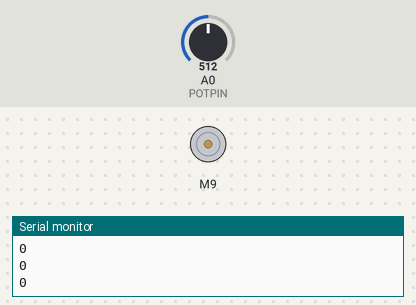
Simulated run of this sketch. Board: Arduino Uno, built with avr-gcc and run on an emulated ATmega328P. Parts: DC motor (green arrow = forward, orange = backward, longer = faster), the last lines printed to the serial monitor. The inputs (shaded band) are chosen by the test bench; at power-on: A0 (POTPIN) = 512.

Above: at 1.2 s.
1.3 s: A0 (POTPIN) set to 716
At 1.9 s:
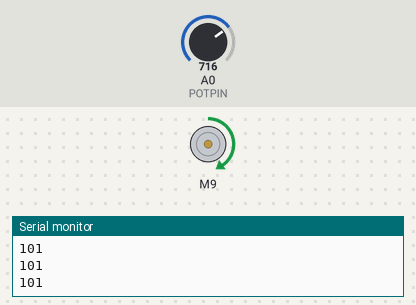
2.8 s: A0 (POTPIN) set to 900
At 3.5 s:
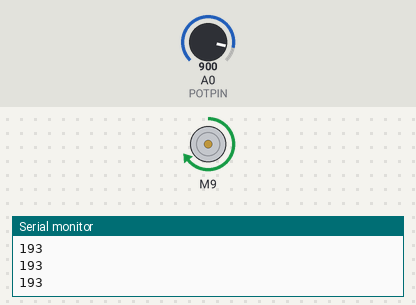
4.3 s: A0 (POTPIN) set to 1023
At 4.6 s:
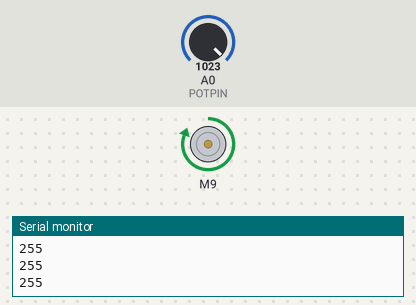
5.8 s: A0 (POTPIN) set to 306
At 6.9 s:
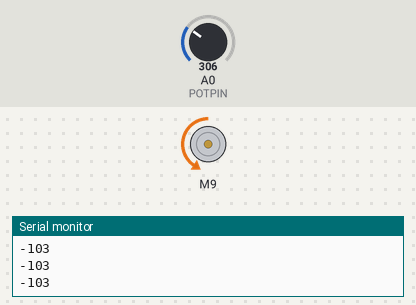
7.3 s: A0 (POTPIN) set to 122
At 8.0 s:
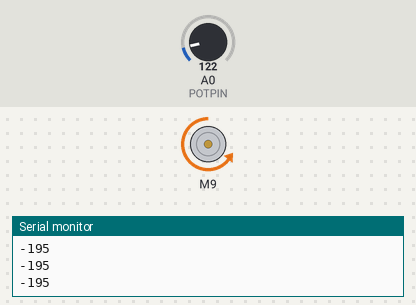
8.8 s: A0 (POTPIN) set to 0
At 9.1 s:
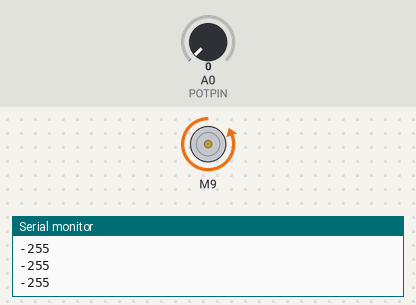
Timing chart, 0 to 11.3 s (numbered marks = the images above; inputs shaded):
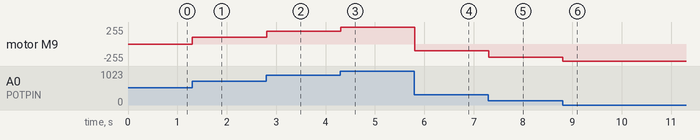

The sketch:

L298Nmini_testing_first.ino
```cpp
#include <MX1508.h> //libreria per il L298N, che è = per il MX1508

#define MOTOR_A1 9 //primo pin del controllo motore
#define MOTOR_A2 10 //secondo pin del controllo motore
#define NUMPWM 2 //numero di pin PWM con i quali controlleremo il motore
#define POTPIN A0 //pin del potenziometro

// MX1508 schematics(in Chinese) can be found here at: http://sales.dzsc.com/486222.html
/*
 * MX1508(uint8_t pinIN1, uint8_t pinIN2, DecayMode decayMode, NumOfPwmPins numPWM);
 * DecayMode must be FAST_DECAY or SLOW_DECAY,
 * NumOfPwmPins, either use 1 or 2 pwm.
 * I recommend using 2 pwm pins per motor so spinning motor forward and backward gives similar response.
 * if using 1 pwm pin, make sure its pinIN1, then set pinIN2 to any digital pin. I dont recommend this setting because
 * we need to use FAST_DECAY in one direction and SLOW_DECAY for the other direction.
 */

MX1508 motorA(MOTOR_A1, MOTOR_A2, FAST_DECAY, NUMPWM); //crea l'oggetto che fa riferimento al motore

void setup() {
  Serial.begin(115200);
}

void loop() {

  int potVal = analogRead(POTPIN);
  int motorVal = map(potVal, 0, 1023, -255, 255); //il range è (-255; 255) perché il motore può anche girare in senso ccw

  motorA.motorGo(motorVal); //attua il segnale
  Serial.println(motorA.getPWM()); //fai vedere nel monitor seriale la velocità (- o +)

  delay(10); //cooldown
}
```

Measured:
- after the input at 1.3 s, motor M9: stopped → forward 101/255 at once
- after the input at 2.8 s, motor M9: forward 101/255 → forward 193/255 at once
- after the input at 4.3 s, motor M9: forward 193/255 → forward 255/255 at once
- after the input at 5.8 s, motor M9: forward 255/255 → backward 103/255 at once
- after the input at 7.3 s, motor M9: backward 103/255 → backward 195/255 at once
- after the input at 8.8 s, motor M9: backward 195/255 → backward 255/255 at once
